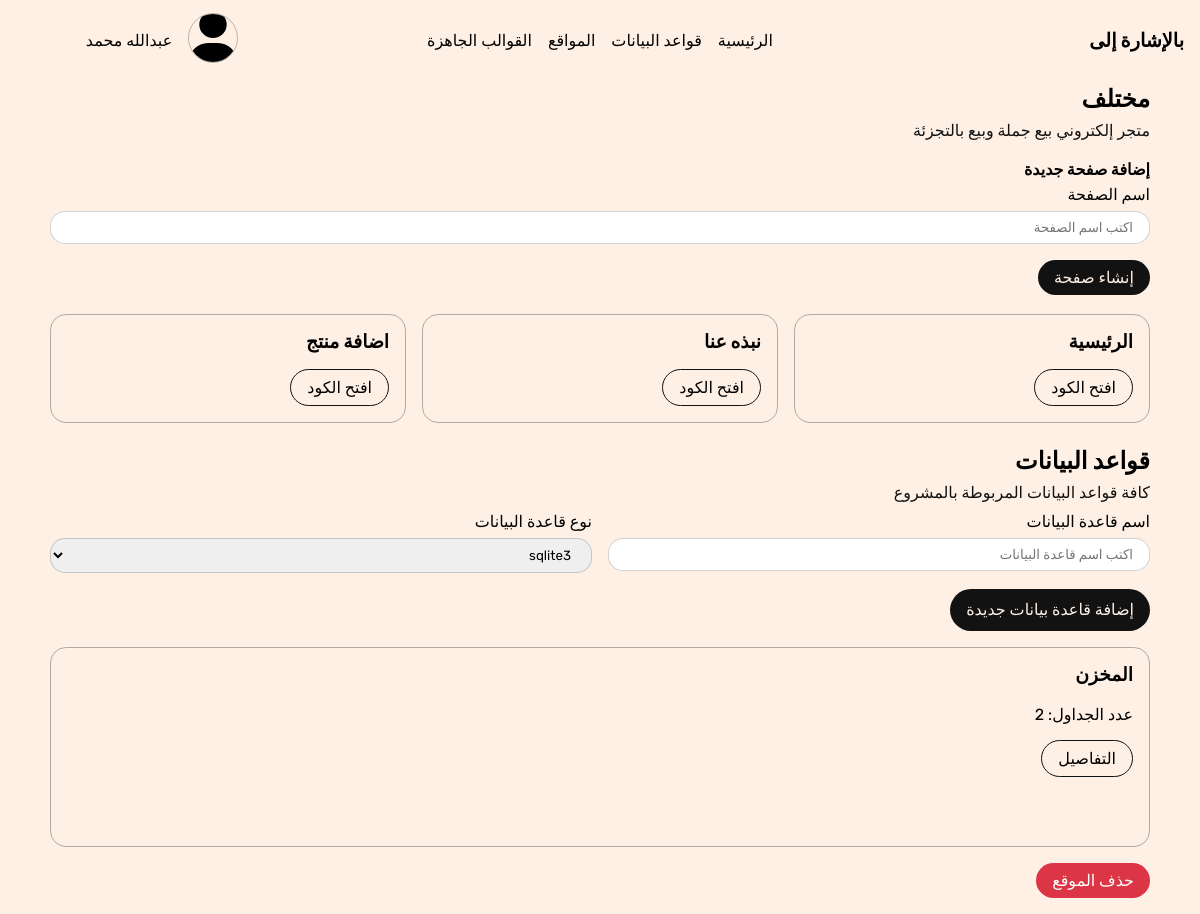
The app's page /websites/9/, older data.
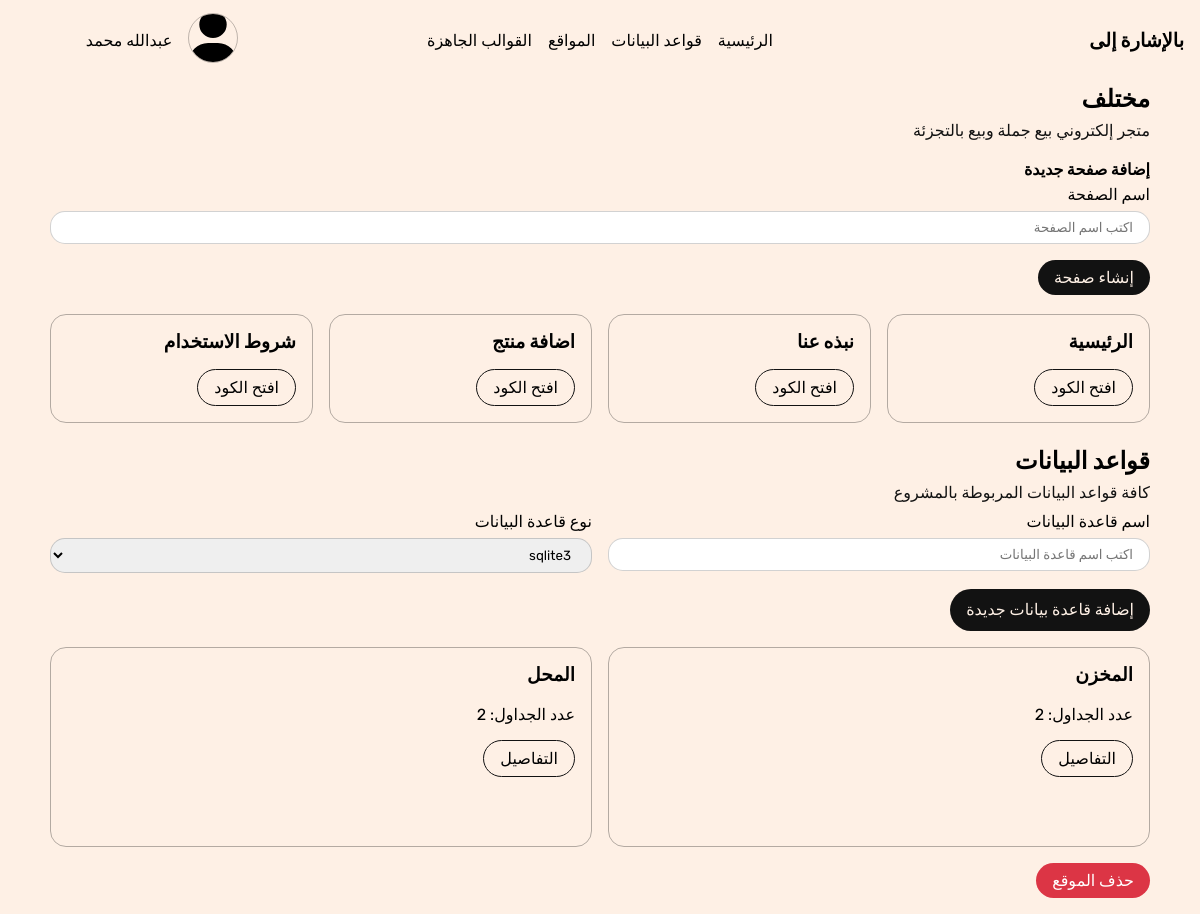
The same page, newer data.
### website/models.py (models this page shows, shortened)
class WebsitePage(models.Model):
    website = models.ForeignKey(Website, on_delete=models.CASCADE, verbose_name="الموقع", related_name='pages')
    name = models.CharField(max_length=250, verbose_name="اسم الصفحة")
    html = models.TextField(verbose_name="html", null=True, blank=True)
    css = models.TextField(verbose_name="css", null=True, blank=True)
    js = models.TextField(verbose_name="js", null=True, blank=True)
    class Meta:
        verbose_name =  "صفحة موقع"
        verbose_name_plural =  "صفحات المواقع"

class Database(models.Model):
    website = models.ForeignKey(Website, related_name='databases', on_delete=models.CASCADE)
    name = models.CharField(max_length=200, verbose_name="اسم قاعدة البيانات")
    db_type = models.ForeignKey(DBType, on_delete=models.CASCADE)
    class Meta:
        verbose_name = 'قاعدة بيانات'
        verbose_name_plural = 'قواعد البيانات'

### website/views.py (the view)
# urls.py: path('<int:id>/', website_details, name='website-details'),
def website_details(request, id):
    website = Website.objects.get(id=id)
    db_types = DBType.objects.filter(tool=website.tool)
    context = {
        'website': website,
        'db_types': db_types,
    }
    return render(request, 'website-details.html', context)

### templates/website-details.html (shortened to what this page needs)
{% extends 'base.html' %}
{% load static %}
{% block stylesheets %}
    <link rel="stylesheet" href="{% static 'css/website-details.css' %}">
{% endblock stylesheets %}
{% block content %}
    <section class="website-pages">
        <div class="container">
            <div class="section__heading">
                <h1 class="section__heading__title">
                    {{website.name}}
                </h1>
                <p class="section__heading__text">
                    {{website.description}}
                </p>
            </div>
            <div class="section__content">
                <h4>إضافة صفحة جديدة</h4>
                <form class="add-page-form">
                    <div class="field">
                        <p>اسم الصفحة</p>
                        <input type="text" name="page-name-input" placeholder="اكتب اسم الصفحة" class="input text-input">
                    </div>
                    <a  class="btn btn-solid-dark btn-add-page">إنشاء صفحة</a>
                </form>
            </div>
            <br>
            <div class="section__content all-pages-grid">
                <div class="grid website-pages-grid">
                    {% if website.pages.all %}
                        {% for page in website.pages.all %}
                        <div class="col page">
                            <h3>{{page.name}}</h3>
                            <a href="#" class="btn btn-outline btn-open-code">افتح الكود</a>
                        </div>
                        {% endfor %}
                    {% else %}
                        <center>
                            <h3>لا يوجد صفحات لعرضها</h3>
                        </center>
                    {% endif %}
                </div>
            </div>
        </div>
    </section>
    <br>
    <section>
        <div class="container">
            <div class="section__heading">
                <h1 class="section__heading__title">قواعد البيانات</h1>
                <p class="section__heading__text">كافة قواعد البيانات المربوطة بالمشروع</p>
                <div class="add-database-form">
                    <form method="POST">
                        <div class="field">
                            <p>اسم قاعدة البيانات</p>
                            <input type="text" class="text-input input" placeholder="اكتب اسم قاعدة البيانات" name="db-name-input">
                        </div>
                        <div class="field">
                            <p>نوع قاعدة البيانات</p>
                            <select name="db-type-input" id="db-type-input">
                                {% for type in db_types %}
                                    <option value="{{type.id}}">{{type.name}}</option>
                                {% endfor %}
                            </select>
                        </div>
                    </form>
                </div>
                <a class="btn btn-solid-dark btn-add-db">إضافة قاعدة بيانات جديدة</a>
            </div>
            <div class="section__content">
                <div class="grid website-databases">
                    {% for db in website.databases.all %}
                    <div class="col database">
                        <h3>
                            {{db.name}}
                        </h3>
                        <br>
                        <p>
                            عدد الجداول:
                            <span>
                                {{db.tables.count}}
                            </span>
                        </p>
                        <a href="{% url 'website:db-details' db.id %}" class="btn btn-outline btn-open-code">التفاصيل</a>
                    </div>
                    {% endfor %}
                </div>
            </div>
        </div>
    </section>
    <section>
        <div class="container">
            <a href="{% url 'website:del-website' website.id %}" class="btn btn-solid-danger">حذف الموقع</a>
        </div>
    </section>
    {% endblock content %}

Row changes from the older to the newer data that the page shows:
added WebsitePage: name "شروط الاستخدام"
added Database: name "المحل", tables.count "2"
